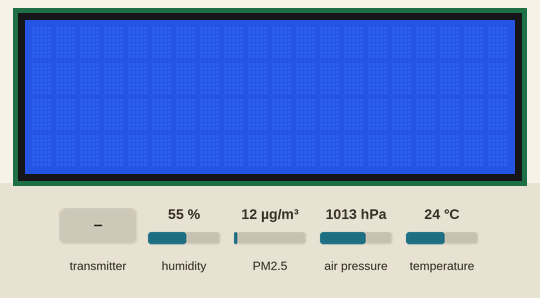
The sketch below on a simulated ESP32. Parts: 20×4 character LCD. The inputs (shaded band) are chosen by the test bench; at power-on: humidity 55 %, PM2.5 12 µg/m³, air pressure 1013 hPa, temperature 24 °C. What the sketch prints to the serial monitor is not drawn.

Above: at 1.2 s.
1.3 s: humidity set to 22 %
At 4.5 s:
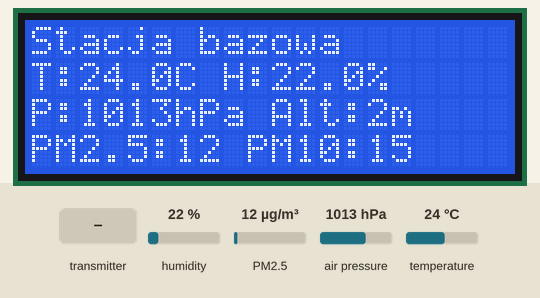
5.7 s: PM2.5 set to 6 µg/m³
At 9.0 s:
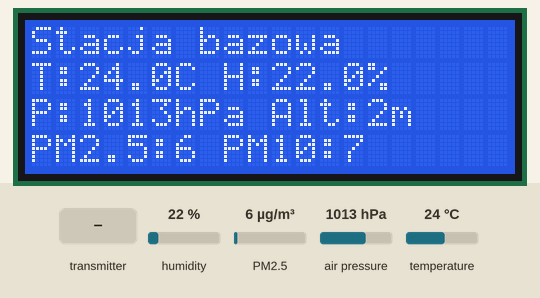
9.8 s: air pressure set to 952 hPa
At 13.4 s:
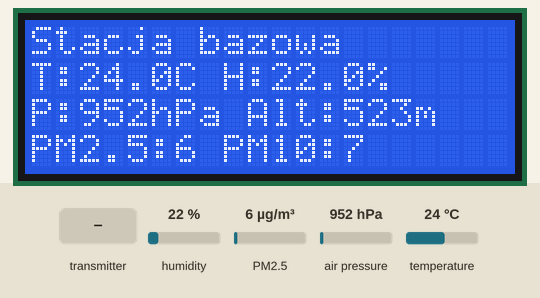
13.9 s: temperature set to 12 °C
At 17.8 s:
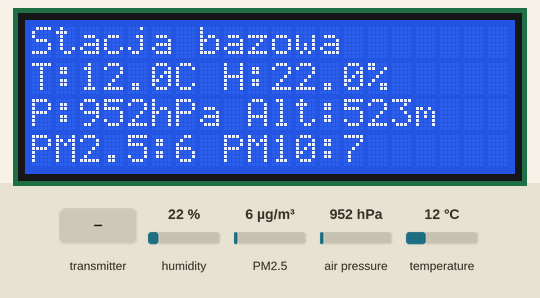
18.1 s: the transmitter starts sending temperature = 0
22.1 s: the transmitter starts sending humidity = 25
At 25.7 s:
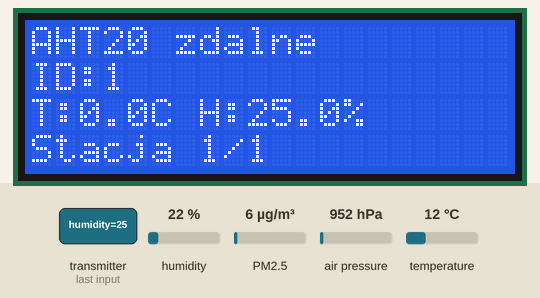
Timing chart, 0 to 27.2 s (numbered marks = the images above; inputs shaded):
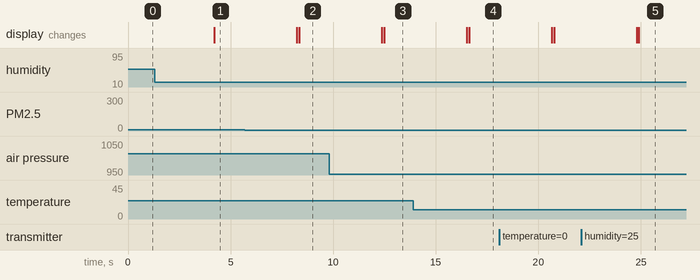

Measured:
- after the input at 1.3 s, the display: changes after 2.9 s (image 1)
- after the input at 5.7 s, the display: first differs from a run without the input after 2.7 s (image 2)
- after the input at 9.8 s, the display: first differs from a run without the input after 2.7 s (image 3)
- after the input at 13.9 s, the display: first differs from a run without the input after 2.7 s (image 4)

The sketch:

Duzy_serwer.ino
```cpp
#include <esp_now.h>
#include <WiFi.h>
#include <vector>
#include <Wire.h>
#include <Adafruit_Sensor.h>
#include <Adafruit_BME280.h>
#include "PMS.h"
#include <LiquidCrystal_I2C.h>

// ===== LCD =====
int lcdColumns = 20;
int lcdRows = 4;
LiquidCrystal_I2C lcd(0x27, lcdColumns, lcdRows);  // <-- deklaracja globalna

// ===== Rotacja ekranów =====
int displayIndex = 0;
unsigned long lastUpdate = 0;
const unsigned long interval = 3000; // ms

// ===== Struktury danych =====
struct AHT20Message {
  float temperature;
  float humidity;
};

struct DeviceData {
  uint8_t mac[6];
  int id;
  float temperature;
  float humidity;
};

std::vector<DeviceData> devices;
int nextID = 1;

// ===== Czujniki lokalne =====
#define SEALEVELPRESSURE_HPA (1013.25)
Adafruit_BME280 bme;

HardwareSerial pmsSerial(2);
PMS pms(pmsSerial);
PMS::DATA pmsData;

// ===== Zmienne pomocnicze PMS5003 =====
int pm1_0 = 0;
int pm2_5 = 0;
int pm10  = 0;

// ===== Funkcje pomocnicze =====
bool compareMac(const uint8_t *mac1, const uint8_t *mac2) {
  return memcmp(mac1, mac2, 6) == 0;
}

int findDeviceIndex(const uint8_t *mac) {
  for (size_t i = 0; i < devices.size(); i++) {
    if (compareMac(devices[i].mac, mac)) return i;
  }
  return -1;
}

// Callback odbioru ESP-NOW
void OnDataRecv(const esp_now_recv_info *info, const uint8_t *incomingData, int len) {
  if (len != sizeof(AHT20Message)) {
    Serial.println("Błędny rozmiar pakietu");
    return;
  }

  AHT20Message msg;
  memcpy(&msg, incomingData, sizeof(msg));
  const uint8_t *mac = info->src_addr;

  int idx = findDeviceIndex(mac);
  if (idx == -1) {
    DeviceData dev;
    memcpy(dev.mac, mac, 6);
    dev.id = nextID++;
    dev.temperature = msg.temperature;
    dev.humidity = msg.humidity;
    devices.push_back(dev);

    Serial.print("Nowe urządzenie AHT20 (ID ");
    Serial.print(dev.id);
    Serial.println(") dodane");
  } else {
    devices[idx].temperature = msg.temperature;
    devices[idx].humidity = msg.humidity;
  }
}

void setup() {
  Serial.begin(115200);
  WiFi.mode(WIFI_STA);

  // ===== LCD =====
  lcd.init();
  lcd.backlight();

  // ===== ESP-NOW =====
  if (esp_now_init() != ESP_OK) {
    Serial.println("ESP-NOW init failed");
    while(1);
  }
  esp_now_register_recv_cb(OnDataRecv);

  // ===== BME280 =====
  if (!bme.begin(0x76)) {
    Serial.println("Nie znaleziono BME280!");
    while (1);
  }

  // ===== PMS5003 =====
  pmsSerial.begin(9600, SERIAL_8N1, 16, 17); // RX=16, TX=17
  pms.wakeUp();
  while (pmsSerial.available()) pmsSerial.read();

  Serial.println("Serwer gotowy...");
}

void loop() {
  // ===== Odczyty lokalne =====
  float t_bme = bme.readTemperature();
  float h_bme = bme.readHumidity();
  float p_bme = bme.readPressure() / 100.0F;
  float a_bme = bme.readAltitude(SEALEVELPRESSURE_HPA);

  // ===== PMS5003 =====
  bool pmsReady = pms.read(pmsData);
  if (pmsReady) {
    pm1_0 = pmsData.PM_AE_UG_1_0;
    pm2_5 = pmsData.PM_AE_UG_2_5;
    pm10  = pmsData.PM_AE_UG_10_0;
  }

  // ===== LCD =====
  unsigned long now = millis();
  if (now - lastUpdate > interval) {
    lastUpdate = now;
    lcd.clear();
    delay(50);

    int totalScreens = 1 + devices.size(); // 1 ekran stacja bazowa + N zdalnych

    if (displayIndex == 0) {
      // --- Stacja bazowa ---
      lcd.setCursor(0,0);
      lcd.print("Stacja bazowa");

      lcd.setCursor(0,1);
      lcd.print("T:");
      lcd.print(t_bme,1);
      lcd.print("C H:");
      lcd.print(h_bme,1);
      lcd.print("%");

      lcd.setCursor(0,2);
      lcd.print("P:");
      lcd.print(p_bme,0);
      lcd.print("hPa Alt:");
      lcd.print(a_bme,0);
      lcd.print("m");

      lcd.setCursor(0,3);
      lcd.print("PM2.5:");
      lcd.print(pm2_5);
      lcd.print(" PM10:");
      lcd.print(pm10);

    } else {
      // --- Zdalna stacja ---
      DeviceData d = devices[displayIndex-1];

      lcd.setCursor(0,0);
      lcd.print("AHT20 zdalne");

      lcd.setCursor(0,1);
      lcd.print("ID:");
      lcd.print(d.id);

      lcd.setCursor(0,2);
      lcd.print("T:");
      lcd.print(d.temperature,1);
      lcd.print("C H:");
      lcd.print(d.humidity,1);
      lcd.print("%");

      lcd.setCursor(0,3);
      lcd.print("Stacja ");
      lcd.print(displayIndex);
      lcd.print("/");
      lcd.print(devices.size());
    }

    displayIndex++;
    if (displayIndex >= totalScreens) displayIndex = 0;
  }

  // ===== Serial Monitor =====
  Serial.println("=== Odczyty lokalne ===");
  Serial.print("BME280 -> Temp: ");
  Serial.print(t_bme,1);
  Serial.print(" °C | Hum: ");
  Serial.print(h_bme,1);
  Serial.print(" % | Press: ");
  Serial.print(p_bme,1);
  Serial.print(" hPa | Alt: ");
  Serial.print(a_bme,1);
  Serial.println(" m");

  Serial.print("PMS5003 -> PM1.0: ");
  Serial.print(pm1_0);
  Serial.print(" | PM2.5: ");
  Serial.print(pm2_5);
  Serial.print(" | PM10: ");
  Serial.println(pm10);

  if (!devices.empty()) {
    Serial.println("--- Odczyty AHT20 ---");
    for (auto &d : devices) {
      Serial.print("ID ");
      Serial.print(d.id);
      Serial.print(" | Temp: ");
      Serial.print(d.temperature,1);
      Serial.print(" °C | Hum: ");
      Serial.print(d.humidity,1);
      Serial.println(" %");
    }
  }
  Serial.println("-------------------------");

  delay(2000); // dostosuj do potrzeb
}
```
